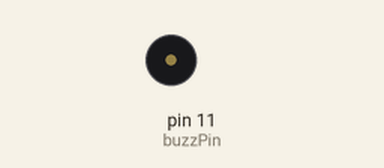
This sketch was run on a simulated Arduino Uno, built with avr-gcc and run on an emulated ATmega328P. On the bench: buzzer (waves = sounding).

Above: at 0.45 s.
At 7.65 s:
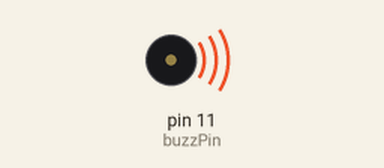
Timing chart, 0 to 8.1 s (numbered marks = the images above):
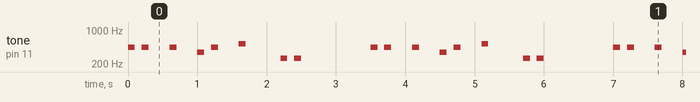

The sketch:

SuperMarioBuzz.ino
```cpp
int buzzPin = 11;

void setup() {
  // put your setup code here, to run once:
  pinMode(buzzPin, OUTPUT);
}

#define NTD1 350

#define NTD3 441

#define NTD5 525

#define NTDL5 265

void loop() {
  // put your main code here, to run repeatedly:
  tone(buzzPin, NTD3); delay(100);
  noTone(buzzPin); delay(100);

  tone(buzzPin, NTD3); delay(100);
  noTone(buzzPin); delay(300);

  tone(buzzPin, NTD3); delay(100);
  noTone(buzzPin); delay(300);

  tone(buzzPin, NTD1); delay(100);
  noTone(buzzPin); delay(100);

  tone(buzzPin, NTD3); delay(100);
  noTone(buzzPin); delay(300);

  tone(buzzPin, NTD5); delay(100);
  noTone(buzzPin); delay(500);

  tone(buzzPin, NTDL5); delay(100);
  noTone(buzzPin); delay(100);

  tone(buzzPin, NTDL5); delay(100);
  noTone(buzzPin); delay(1000);
}
```

Measured:
- by itself, tone on pin 11 (buzzPin): repeats every 3.5 s: silent 0.10 s, 2 × (441 Hz 0.10 s, silent 0.30 s), 350 Hz 0.10 s, silent 0.10 s, 441 Hz 0.10 s, silent 0.30 s, 525 Hz 0.10 s, silent 0.50 s, 265 Hz 0.10 s, silent 0.10 s, 265 Hz 0.10 s, silent 1.0 s, 441 Hz 0.10 s
